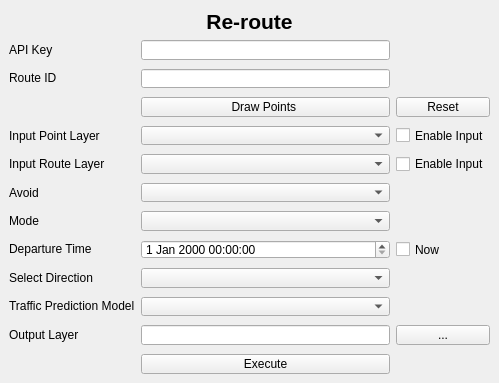
<?xml version="1.0" encoding="UTF-8"?>
<ui version="4.0">
 <class>DockWidget</class>
 <widget class="QDockWidget" name="DockWidget">
  <property name="geometry">
   <rect>
    <x>0</x>
    <y>0</y>
    <width>499</width>
    <height>383</height>
   </rect>
  </property>
  <property name="sizePolicy">
   <sizepolicy hsizetype="Preferred" vsizetype="Fixed">
    <horstretch>0</horstretch>
    <verstretch>0</verstretch>
   </sizepolicy>
  </property>
  <property name="maximumSize">
   <size>
    <width>499</width>
    <height>383</height>
   </size>
  </property>
  <property name="windowTitle">
   <string/>
  </property>
  <widget class="QWidget" name="dockWidgetContents">
   <property name="sizePolicy">
    <sizepolicy hsizetype="Preferred" vsizetype="Preferred">
     <horstretch>0</horstretch>
     <verstretch>0</verstretch>
    </sizepolicy>
   </property>
   <layout class="QGridLayout" name="gridLayout_3">
    <item row="1" column="0">
     <layout class="QGridLayout" name="gridLayout">
      <item row="0" column="0">
       <layout class="QGridLayout" name="gridLayout_2">
        <property name="verticalSpacing">
         <number>9</number>
        </property>
        <item row="3" column="3">
         <widget class="QPushButton" name="reset">
          <property name="toolTip">
           <string>Reset</string>
          </property>
          <property name="text">
           <string>Reset</string>
          </property>
          <property name="icon">
           <iconset>
            <normaloff>reset.png</normaloff>reset.png</iconset>
          </property>
         </widget>
        </item>
        <item row="7" column="2">
         <widget class="QComboBox" name="avoid"/>
        </item>
        <item row="5" column="2">
         <widget class="QgsMapLayerComboBox" name="layer">
          <property name="allowEmptyLayer" stdset="0">
           <bool>false</bool>
          </property>
          <property name="showCrs" stdset="0">
           <bool>true</bool>
          </property>
         </widget>
        </item>
        <item row="2" column="2">
         <widget class="QLineEdit" name="route_id"/>
        </item>
        <item row="2" column="0">
         <widget class="QLabel" name="label_13">
          <property name="text">
           <string>&lt;html&gt;&lt;head/&gt;&lt;body&gt;&lt;p&gt;Route ID&lt;/p&gt;&lt;/body&gt;&lt;/html&gt;</string>
          </property>
         </widget>
        </item>
        <item row="11" column="2">
         <widget class="QComboBox" name="model"/>
        </item>
        <item row="10" column="0">
         <widget class="QLabel" name="label_15">
          <property name="text">
           <string>&lt;html&gt;&lt;head/&gt;&lt;body&gt;&lt;p&gt;Select Direction&lt;/p&gt;&lt;/body&gt;&lt;/html&gt;</string>
          </property>
         </widget>
        </item>
        <item row="5" column="3">
         <widget class="QCheckBox" name="checkBox">
          <property name="text">
           <string>Enable Input</string>
          </property>
         </widget>
        </item>
        <item row="9" column="2">
         <widget class="QDateTimeEdit" name="timeEdit"/>
        </item>
        <item row="12" column="2">
         <widget class="QLineEdit" name="output"/>
        </item>
        <item row="3" column="2">
         <widget class="QPushButton" name="draw">
          <property name="text">
           <string>Draw Points </string>
          </property>
          <property name="icon">
           <iconset>
            <normaloff>../../../../Desktop/north-point-icon-png.png</normaloff>../../../../Desktop/north-point-icon-png.png</iconset>
          </property>
         </widget>
        </item>
        <item row="8" column="0">
         <widget class="QLabel" name="label_3">
          <property name="text">
           <string>Mode</string>
          </property>
         </widget>
        </item>
        <item row="12" column="3">
         <widget class="QPushButton" name="save_output">
          <property name="text">
           <string>...</string>
          </property>
         </widget>
        </item>
        <item row="7" column="0">
         <widget class="QLabel" name="label_2">
          <property name="text">
           <string>Avoid</string>
          </property>
         </widget>
        </item>
        <item row="4" column="0">
         <widget class="QLabel" name="label_4">
          <property name="text">
           <string>Input Point Layer</string>
          </property>
         </widget>
        </item>
        <item row="9" column="0">
         <widget class="QLabel" name="label_14">
          <property name="text">
           <string>&lt;html&gt;&lt;head/&gt;&lt;body&gt;&lt;p&gt;Departure Time&lt;/p&gt;&lt;/body&gt;&lt;/html&gt;</string>
          </property>
         </widget>
        </item>
        <item row="11" column="0">
         <widget class="QLabel" name="label_16">
          <property name="text">
           <string>&lt;html&gt;&lt;head/&gt;&lt;body&gt;&lt;p&gt;Traffic Prediction Model&lt;/p&gt;&lt;/body&gt;&lt;/html&gt;</string>
          </property>
         </widget>
        </item>
        <item row="10" column="2">
         <widget class="QComboBox" name="direction"/>
        </item>
        <item row="5" column="0">
         <widget class="QLabel" name="label_8">
          <property name="text">
           <string>&lt;html&gt;&lt;head/&gt;&lt;body&gt;&lt;p&gt;Input Route Layer&lt;/p&gt;&lt;/body&gt;&lt;/html&gt;</string>
          </property>
         </widget>
        </item>
        <item row="9" column="3">
         <widget class="QCheckBox" name="nowtime">
          <property name="text">
           <string>Now</string>
          </property>
         </widget>
        </item>
        <item row="12" column="0">
         <widget class="QLabel" name="label_17">
          <property name="text">
           <string>&lt;html&gt;&lt;head/&gt;&lt;body&gt;&lt;p&gt;Output Layer&lt;/p&gt;&lt;/body&gt;&lt;/html&gt;</string>
          </property>
         </widget>
        </item>
        <item row="13" column="2">
         <widget class="QPushButton" name="run">
          <property name="text">
           <string>Execute</string>
          </property>
         </widget>
        </item>
        <item row="8" column="2">
         <widget class="QComboBox" name="mode"/>
        </item>
        <item row="4" column="3">
         <widget class="QCheckBox" name="inputpoint">
          <property name="text">
           <string>Enable Input</string>
          </property>
         </widget>
        </item>
        <item row="4" column="2">
         <widget class="QgsMapLayerComboBox" name="point">
          <property name="enabled">
           <bool>true</bool>
          </property>
          <property name="allowEmptyLayer" stdset="0">
           <bool>false</bool>
          </property>
          <property name="showCrs" stdset="0">
           <bool>true</bool>
          </property>
         </widget>
        </item>
        <item row="1" column="2">
         <widget class="QLineEdit" name="api"/>
        </item>
        <item row="1" column="0">
         <widget class="QLabel" name="label_5">
          <property name="text">
           <string>API Key</string>
          </property>
         </widget>
        </item>
       </layout>
      </item>
     </layout>
    </item>
    <item row="0" column="0">
     <widget class="QLabel" name="label">
      <property name="text">
       <string>&lt;html&gt;&lt;head/&gt;&lt;body&gt;&lt;p align=&quot;center&quot;&gt;&lt;span style=&quot; font-size:16pt; font-weight:600;&quot;&gt;Re-route&lt;/span&gt;&lt;/p&gt;&lt;/body&gt;&lt;/html&gt;</string>
      </property>
     </widget>
    </item>
   </layout>
  </widget>
 </widget>
 <customwidgets>
  <customwidget>
   <class>QgsMapLayerComboBox</class>
   <extends>QComboBox</extends>
   <header>qgsmaplayercombobox.h</header>
  </customwidget>
 </customwidgets>
 <resources/>
 <connections/>
</ui>
